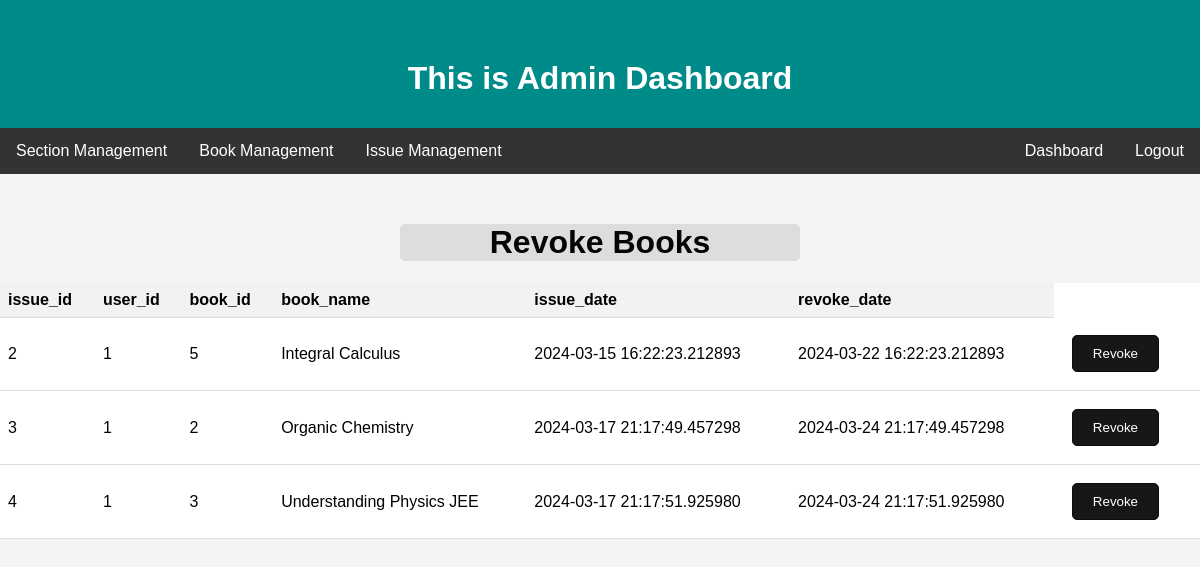
/revoke_books (signed in), run on the app's committed database.
### application/models.py (models this page shows, shortened)
class issued_book(db.Model):
    issue_id = db.Column(db.Integer, primary_key=True, autoincrement=True)
    user_id = db.Column(db.Integer, db.ForeignKey('user.user_id'), nullable=False)
    book_id = db.Column(db.Integer, db.ForeignKey('book.book_id'), nullable=False)
    issue_date = db.Column(db.DateTime, nullable=False)
    return_date = db.Column(db.DateTime, nullable=False, default= issue_date + timedelta(days=7))

class Book(db.Model):
    book_id = db.Column(db.Integer, primary_key=True, autoincrement=True)
    name = db.Column(db.String(80), unique=True, nullable=False)
    section_name = db.Column(db.String(80), nullable=False)
    author_name = db.Column(db.String(80),  nullable=False)
    publisher_name = db.Column(db.String(80), nullable=False)
    description = db.Column(db.String(120), unique=True, nullable=False)
    date_created = db.Column(db.DateTime, nullable=False)
    price = db.Column(db.Integer, nullable=False)
    keywords = db.Column(db.String(80), unique=True, nullable=False)

### application/routes.py (the view)
@app.route('/revoke_books',methods=['GET','POST'])
def revoke_books():
    if not session.get('user'):
        return redirect(url_for('login'))
    if session.get('user')['role'] != 'admin':
        return redirect(url_for('login'))
    if request.method == 'POST':
        issue_id = request.form['issue_id']
        db.session.delete(issued_book.query.filter_by(issue_id=issue_id).first())
        db.session.commit()
        return redirect(url_for('revoke_books'))
    issue_info = db.session.query(issued_book,Book).join(Book,issued_book.book_id==Book.book_id).all()
    return render_template('revoke.html',issues=issue_info)

### templates/revoke.html (shortened to what this page needs)
<!DOCTYPE html>
<html lang="en">
<head>
</head>
<body>
    <header>
        <h1>This is Admin Dashboard</h1>
    </header>
    <nav>
        <div class="dropdown">
            <button class="dropbtn">Section Management</button>
        </div>
        <div class="dropdown">
            <button class="dropbtn">Book Management</button>
        </div>
        <div class="dropdown">
            <button class="dropbtn">Issue Management</button>
        </div>
        <div class="logout"><a href="/logout">Logout</a></div>
        <div class="logout"><a href="/admin">Dashboard</a></div>
    </nav>
    <h1 class="heading">Revoke Books</h1>
    <table>
        <tr>
            <th>issue_id</th>
            <th>user_id</th>
            <th>book_id</th>
            <th>book_name</th>
            <th>issue_date</th>
            <th>revoke_date</th>
        </tr>
        {% for issue,book in issues %}
        <tr>
            <td>{{issue['issue_id']}}</td>
            <td>{{issue['user_id']}}</td>
            <td>{{issue['book_id']}}</td>
            <td>{{book['name']}}</td>
            <td>{{issue['issue_date']}}</td>
            <td>{{issue['return_date']}}</td>
            <td><form action="/revoke_books" method="POST"><input type="text" name="issue_id" value="{{issue['issue_id']}}" hidden><input type="submit" value="Revoke"></form></td>
        </tr>
        {% endfor %}
        </table>
</body>
</html>

### data on the page
issued_book: issue_id "2", user_id "1", book_id "5", name "Integral Calculus", issue_date "2024-03-15 16:22:23.212893", return_date "2024-03-22 16:22:23.212893"
issued_book: issue_id "3", user_id "1", book_id "2", name "Organic Chemistry", issue_date "2024-03-17 21:17:49.457298", return_date "2024-03-24 21:17:49.457298"
issued_book: issue_id "4", user_id "1", book_id "3", name "Understanding Physics JEE", issue_date "2024-03-17 21:17:51.925980", return_date "2024-03-24 21:17:51.925980"
